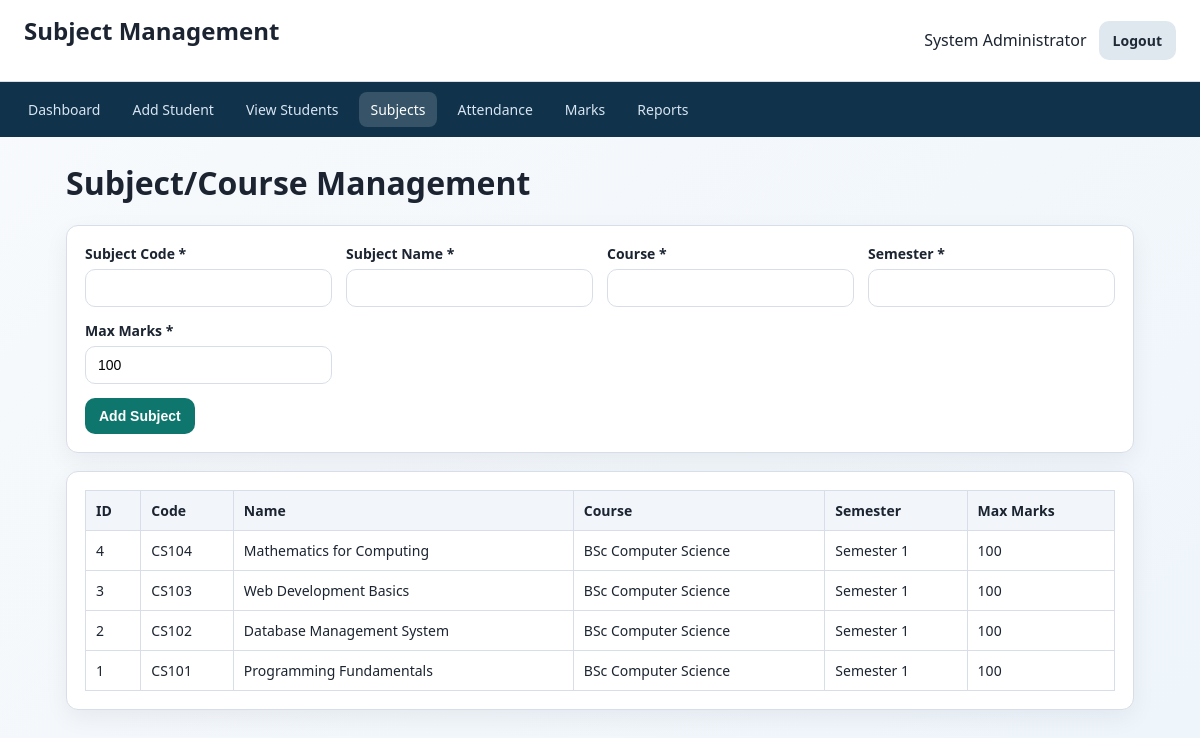
The app's page /subjects.php (signed in) with its own data.
### tables this page shows
CREATE TABLE subjects (
    subject_id INT AUTO_INCREMENT PRIMARY KEY,
    subject_code VARCHAR(20) NOT NULL UNIQUE,
    subject_name VARCHAR(100) NOT NULL,
    course VARCHAR(100) NOT NULL,
    semester VARCHAR(30) NOT NULL,
    max_marks INT NOT NULL DEFAULT 100,
    created_at TIMESTAMP DEFAULT CURRENT_TIMESTAMP
);

### db_connect.php (called while the page is built, shortened)
<?php
function h($value)
{
    return htmlspecialchars((string) $value, ENT_QUOTES, 'UTF-8');
}

### subjects.php (the view, shortened to what this page needs)
<?php
require_once 'db_connect.php';
$subjects = $conn->query('SELECT * FROM subjects ORDER BY subject_id DESC');
?>
<!DOCTYPE html>
<html lang="en">
<head>
    <link rel="stylesheet" href="style.css">
</head>
<body>
    <header class="topbar">
        <h2>Subject Management</h2>
        <div class="topbar-right">
            <span><?php echo h($_SESSION['admin_name'] ?? 'Admin'); ?></span>
            <a href="logout.php" class="btn btn-secondary">Logout</a>
        </div>
    </header>
    <nav class="navbar">
        <a href="dashboard.php">Dashboard</a>
        <a href="add_student.php">Add Student</a>
        <a href="view_students.php">View Students</a>
        <a href="subjects.php" class="active">Subjects</a>
        <a href="attendance.php">Attendance</a>
        <a href="add_marks.php">Marks</a>
        <a href="report.php">Reports</a>
    </nav>
    <main class="container">
        <h1>Subject/Course Management</h1>
        <form method="post" class="card form-grid needs-validation" novalidate>
            <div>
                <label for="subject_code">Subject Code *</label>
                <input type="text" id="subject_code" name="subject_code" value="<?php echo h($_POST['subject_code'] ?? ''); ?>" required>
            </div>
            <div>
                <label for="subject_name">Subject Name *</label>
                <input type="text" id="subject_name" name="subject_name" value="<?php echo h($_POST['subject_name'] ?? ''); ?>" required>
            </div>
            <div>
                <label for="course">Course *</label>
                <input type="text" id="course" name="course" value="<?php echo h($_POST['course'] ?? ''); ?>" required>
            </div>
            <div>
                <label for="semester">Semester *</label>
                <input type="text" id="semester" name="semester" value="<?php echo h($_POST['semester'] ?? ''); ?>" required>
            </div>
            <div>
                <label for="max_marks">Max Marks *</label>
                <input type="number" id="max_marks" name="max_marks" min="1" value="<?php echo h($_POST['max_marks'] ?? '100'); ?>" required>
            </div>
            <div class="full-width">
                <button type="submit" class="btn btn-primary">Add Subject</button>
            </div>
        </form>
        <div class="card table-wrapper">
            <table>
                <thead>
                    <tr>
                        <th>ID</th>
                        <th>Code</th>
                        <th>Name</th>
                        <th>Course</th>
                        <th>Semester</th>
                        <th>Max Marks</th>
                    </tr>
                </thead>
                <tbody>
                    <?php if ($subjects && $subjects->num_rows > 0): ?>
                        <?php while ($row = $subjects->fetch_assoc()): ?>
                            <tr>
                                <td><?php echo (int) $row['subject_id']; ?></td>
                                <td><?php echo h($row['subject_code']); ?></td>
                                <td><?php echo h($row['subject_name']); ?></td>
                                <td><?php echo h($row['course']); ?></td>
                                <td><?php echo h($row['semester']); ?></td>
                                <td><?php echo (int) $row['max_marks']; ?></td>
                            </tr>
                        <?php endwhile; ?>
                    <?php else: ?>
                        <tr>
                            <td colspan="6">No subjects available.</td>
                        </tr>
                    <?php endif; ?>
                </tbody>
            </table>
        </div>
    </main>
</body>
</html>

### style.css (style rules this page uses)
:root { --bg: #f5f7fb; --surface: #ffffff; --text: #1b2430; --muted: #5c6773; --primary: #0f766e; --primary-dark: #0a5a54; --danger: #b42318; --border: #d8dee9; --success-bg: #e7f7ed; --success-text: #1d6f42; --error-bg: #fdecec; --error-text: #8a1f1f; --radius: 12px; --shadow: 0 8px 24px rgba(15, 23, 42, 0.06); }
* { box-sizing: border-box; }
body { margin: 0; font-family: 'Segoe UI', Tahoma, Geneva, Verdana, sans-serif; background: linear-gradient(135deg, #f8fafc 0%, #eef5fb 100%); color: var(--text); }
h1, h2, h3 { margin-top: 0; }
.topbar { background: var(--surface); padding: 14px 24px; display: flex; justify-content: space-between; align-items: center; border-bottom: 1px solid var(--border); position: sticky; top: 0; z-index: 20; }
.topbar-right { display: flex; align-items: center; gap: 12px; }
.navbar { background: #10324a; padding: 10px 16px; display: flex; gap: 8px; flex-wrap: wrap; }
.navbar a { color: #d8e5f2; text-decoration: none; padding: 8px 12px; border-radius: 8px; font-size: 14px; }
.navbar a:hover, .navbar a.active { background: rgba(255, 255, 255, 0.16); color: #ffffff; }
.container { max-width: 1100px; margin: 24px auto; padding: 0 16px 24px; }
.card { background: var(--surface); border: 1px solid var(--border); border-radius: var(--radius); box-shadow: var(--shadow); padding: 18px; margin-bottom: 18px; }
.form-grid { display: grid; grid-template-columns: repeat(auto-fit, minmax(220px, 1fr)); gap: 14px; }
.full-width { grid-column: 1 / -1; }
label { display: block; margin-bottom: 6px; font-weight: 600; font-size: 14px; }
input, select, textarea { width: 100%; border: 1px solid var(--border); border-radius: 10px; padding: 10px 12px; font-size: 14px; background: #fff; }
.btn { border: 0; padding: 10px 14px; border-radius: 10px; cursor: pointer; text-decoration: none; display: inline-block; font-size: 14px; font-weight: 600; }
.btn-primary { background: var(--primary); color: #fff; }
.btn-secondary { background: #dfe7ef; color: #1f2a37; }
.table-wrapper { overflow-x: auto; }
table { width: 100%; border-collapse: collapse; font-size: 14px; }
table th, table td { border: 1px solid var(--border); padding: 10px; text-align: left; }
table th { background: #f2f6fa; }

### records on screen
subjects: subject_id "4", subject_code "CS104", subject_name "Mathematics for Computing", course "BSc Computer Science", semester "Semester 1", max_marks "100"
subjects: subject_id "3", subject_code "CS103", subject_name "Web Development Basics", course "BSc Computer Science", semester "Semester 1", max_marks "100"
subjects: subject_id "2", subject_code "CS102", subject_name "Database Management System", course "BSc Computer Science", semester "Semester 1", max_marks "100"
subjects: subject_id "1", subject_code "CS101", subject_name "Programming Fundamentals", course "BSc Computer Science", semester "Semester 1", max_marks "100"

### other values on screen
$_SESSION['admin_name'] "System Administrator"
